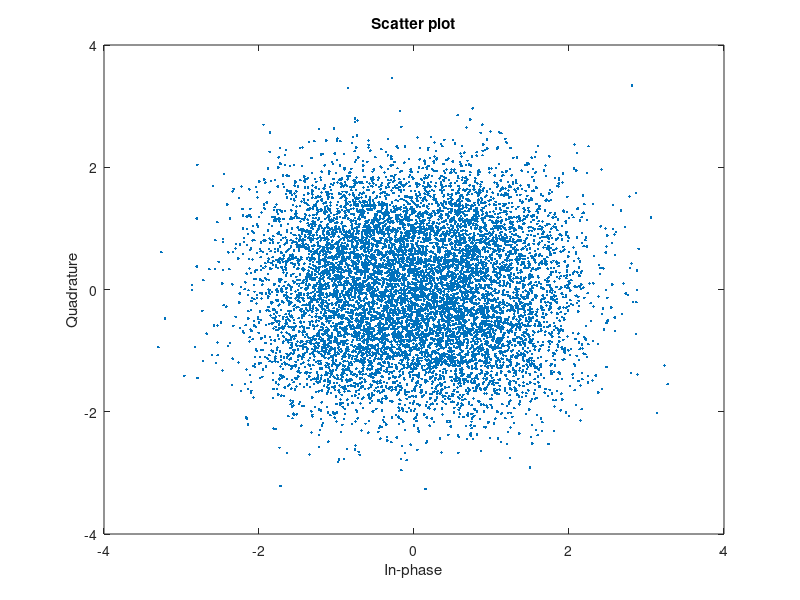
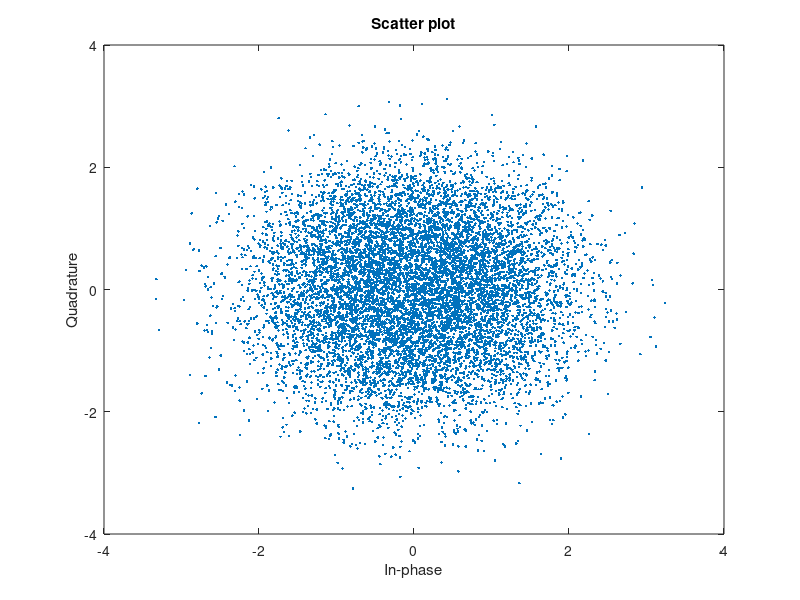
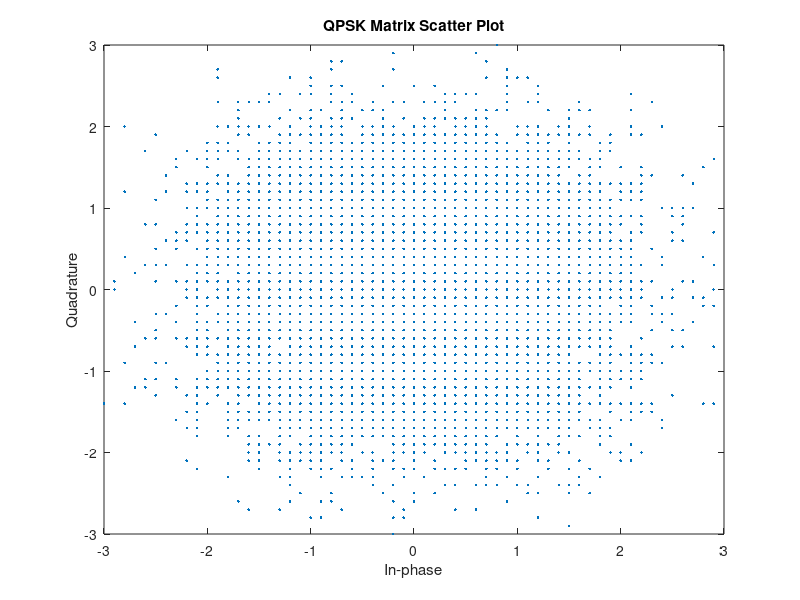
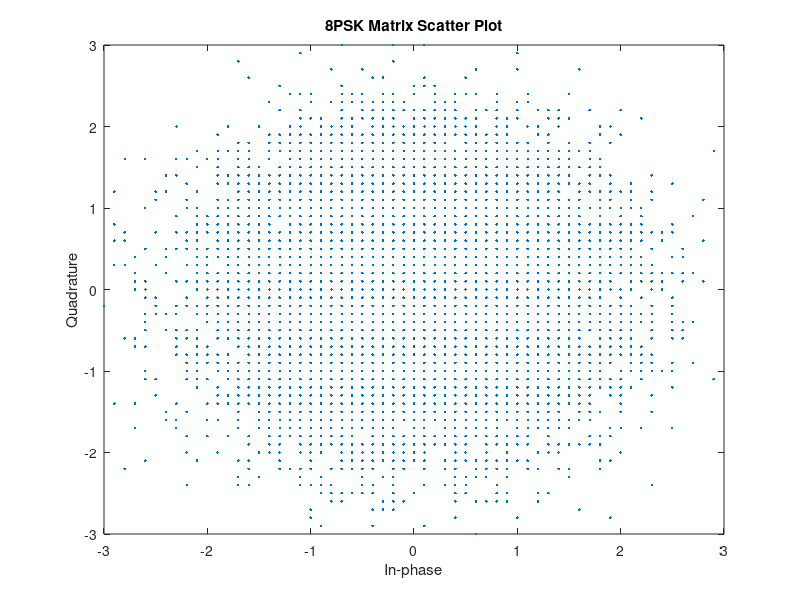

These charts were generated, in order, by the following MATLAB code: (Note: this script raises an error after producing the figures.)
% V1.0.4
% This coding is for finding common location elements of QPSK and 8PSK
% under 0dB

clear;
clc;


int8 tmp_comp_R;
int8 tmp_comp_I;
int8 tmp_large_R;
int8 tmp_large_I;
int8 tmp_large;
%this 4 integers are for scales of constellation

int8 XY_scale;
%declare larger one between X and Y to decide the scale of constellation

double grid_scale;
%declare grid scare to measure the weights square

int8 XY_length;
%declare the length of X&Y, XY_length = XY_scale / grid_scale

int8 sample_no;
%declare the number of samples

%set the accuracy
grid_scale=1/10;

sample_no=10000;
noise=0;



%BPSK, QPSK, 8PSK and 16PSK constellation
for i=1:4

    M=2^i;

% Generate random data symbols, and then apply QPSK modulation.


    if (M==2)
       

    elseif (M==4)
       
        data = randi([0 M-1],sample_no,1);
        txSig = pskmod(data,M,pi/M);
    elseif (M==8)
        
        data = randi([0 M-1],sample_no,1);
        txSig = pskmod(data,M,0);

    end
    
    
    %Pass the signal through white noise and plot its constellation.
    
    

    if i==1
    elseif i==2
        rxSig_4PSK = awgn(txSig,noise);
        scatterplot(rxSig_4PSK)
    elseif i==3
        rxSig_8PSK = awgn(txSig,noise);
        scatterplot(rxSig_8PSK)        
    end
    

end





%get the largest imaginary part and real part of the signal
XY_scale=5;




%get the no. of grid in horizental and vertical
XY_length=XY_scale/grid_scale;

%array does not accept 0 or negatives, so we have to get all parts in
%positive
rxSig_4PSK_tmp=rxSig_4PSK+XY_scale+XY_scale*1i;
rxSig_8PSK_tmp=rxSig_8PSK+XY_scale+XY_scale*1i;


%set the weights arry
weights_4PSK=zeros(2*XY_length);
weights_8PSK=zeros(2*XY_length);



%Noted! X and Y in coordinates are different from C++


%use a*sample number, a is needed figure calculated


for b=1:sample_no 
    
    %if there is an point in the grid, then weight of this grade will +1
    if ((real(rxSig_4PSK_tmp(b))<=2*XY_scale) && (imag(rxSig_4PSK_tmp(b))<=2*XY_scale) && (real(rxSig_4PSK_tmp(b))>0) && (imag(rxSig_4PSK_tmp(b))>0))
        weights_4PSK(round(real(rxSig_4PSK_tmp(b))/grid_scale),round(imag(rxSig_4PSK_tmp(b))/grid_scale))=weights_4PSK(round(real(rxSig_4PSK_tmp(b))/grid_scale),round(imag(rxSig_4PSK_tmp(b))/grid_scale))+1;
    end
end

for b=1:sample_no 
    
    %if there is an point in the grid, then weight of this grade will +1
    if ((real(rxSig_8PSK_tmp(b))<=2*XY_scale) && (imag(rxSig_8PSK_tmp(b))<=2*XY_scale) && (real(rxSig_8PSK_tmp(b))>0) && (imag(rxSig_8PSK_tmp(b))>0))
        weights_8PSK(round(real(rxSig_8PSK_tmp(b))/grid_scale),round(imag(rxSig_8PSK_tmp(b))/grid_scale))=weights_8PSK(round(real(rxSig_8PSK_tmp(b))/grid_scale),round(imag(rxSig_8PSK_tmp(b))/grid_scale))+1;
    end
end







% %BPSK, QPSK, 8PSK and 16PSK constellation
% for i=1:4
% 
%     M=2^i;
% 
% % Generate random data symbols, and then apply QPSK modulation.
% 
% 
%     if (M==2)
% 
% 
%     elseif (M==4)
%        
%         data = randi([0 M-1],10*sample_no,1);
%         txSig = pskmod(data,M,pi/M);
%     elseif (M==8)
%         
%         data = randi([0 M-1],12*sample_no,1);
%         txSig = pskmod(data,M,0);
% 
%     end
%     
%     
%     %Pass the signal through white noise and plot its constellation.
%     
%     
% 
%     if i==1
%     elseif i==2
%         rxSig_4PSK = awgn(txSig,20);
%         scatterplot(rxSig_4PSK)
%     elseif i==3
%         rxSig_8PSK = awgn(txSig,20);
%         scatterplot(rxSig_8PSK)        
%     end
%     
% 
% end
% 
% 
% 
% 
% %get the largest imaginary part and real part of the signal
% 
% tmp_large=[
%     max(abs(real(rxSig_4PSK)))
%     max(abs(real(rxSig_8PSK)))
%     max(abs(imag(rxSig_4PSK)))
%     max(abs(imag(rxSig_8PSK)))
% 
% ];
% 
% 
% 
% %array does not accept 0 or negatives, so we have to get all parts in
% %positive
% rxSig_4PSK_tmp=rxSig_4PSK+XY_scale+XY_scale*1i;
% rxSig_8PSK_tmp=rxSig_8PSK+XY_scale+XY_scale*1i;
% 
% 
% %set the weights arry
% weights_4PSK_20=zeros(2*XY_length);
% weights_8PSK_20=zeros(2*XY_length);
% 
% 
% %Noted! X and Y in coordinates are different from C++
% 
% 
% %use a*sample number, a is needed figure calculated
% for b=1:10*sample_no 
%     
%     %if there is an point in the grid, then weight of this grade will +1
%     if ((real(rxSig_4PSK_tmp(b))<=2*XY_scale) && (imag(rxSig_4PSK_tmp(b))<=2*XY_scale) && (real(rxSig_4PSK_tmp(b))>0) && (imag(rxSig_4PSK_tmp(b))>0))
%         weights_4PSK_20(round(real(rxSig_4PSK_tmp(b))/grid_scale),round(imag(rxSig_4PSK_tmp(b))/grid_scale))=weights_4PSK_20(round(real(rxSig_4PSK_tmp(b))/grid_scale),round(imag(rxSig_4PSK_tmp(b))/grid_scale))+1;
%     end
% end
% 
% for b=1:12*sample_no 
%     
%     %if there is an point in the grid, then weight of this grade will +1
%     if ((real(rxSig_8PSK_tmp(b))<=2*XY_scale) && (imag(rxSig_8PSK_tmp(b))<=2*XY_scale) && (real(rxSig_8PSK_tmp(b))>0) && (imag(rxSig_8PSK_tmp(b))>0))
%         weights_8PSK_20(round(real(rxSig_8PSK_tmp(b))/grid_scale),round(imag(rxSig_8PSK_tmp(b))/grid_scale))=weights_8PSK_20(round(real(rxSig_8PSK_tmp(b))/grid_scale),round(imag(rxSig_8PSK_tmp(b))/grid_scale))+1;
%     end
% end







clc;
count_8=0;
count_4=0;
count_4_8=0;
count_4_8_T_I_combine=0;
weights_8PSK_T=weights_8PSK;
weights_4_8_Combined=zeros(100,100);
weights_4_8_T_I_combine=zeros(100,100);
count_8_4_sub=0;
z=1;
for x=1:100
    for y=1:100
        if (weights_8PSK(x,y)~=0)
            
            
            
            if (weights_4PSK(x,y)==0)
                count_8_4_sub=count_8_4_sub+1;
                
                E_4_Sub(count_8_4_sub)=(x-50)/10+(y-50)/10*j;

            end
            
            count_8=count_8+1;
            rf_8(count_8)=(x-50)/10+(y-50)/10*j;
            

        end
        if (weights_4PSK(x,y)~=0)
            count_4=count_4+1;
            rf_4(count_4)=(x-50)/10+(y-50)/10*j;
        end
        

        if (weights_8PSK(x,y)~=0  && weights_4PSK(x,y)~=0 )
            
            count_4_8=count_4_8+1;
            weights_4_8_Combined(x,y)=weights_4PSK(x,y)-weights_8PSK(x,y);
            
            rf_combined(count_4_8) = (x-50)/10+(y-50)/10*j;
            
            
        end
        

    
    
    end
end
scatterplot(rf_4);
axis([-3 3 -3 3]);
title("QPSK Matrix Scatter Plot");
scatterplot(rf_8);
axis([-3 3 -3 3]);
title("8PSK Matrix Scatter Plot");
scatterplot(rf_combined);
axis([-3 3 -3 3]);
title("QPSK&8PSK Common Points Matrix Scatter Plot");


scatterplot(E_4_Sub);
axis([-3 3 -3 3]);
title("QPSK&8PSK Sub Points Matrix Scatte2010r Plot");




count_4
count_8
count_4_8
sum_of_0dB_common_elements=sum(weights_4_8_Combined,"all")

